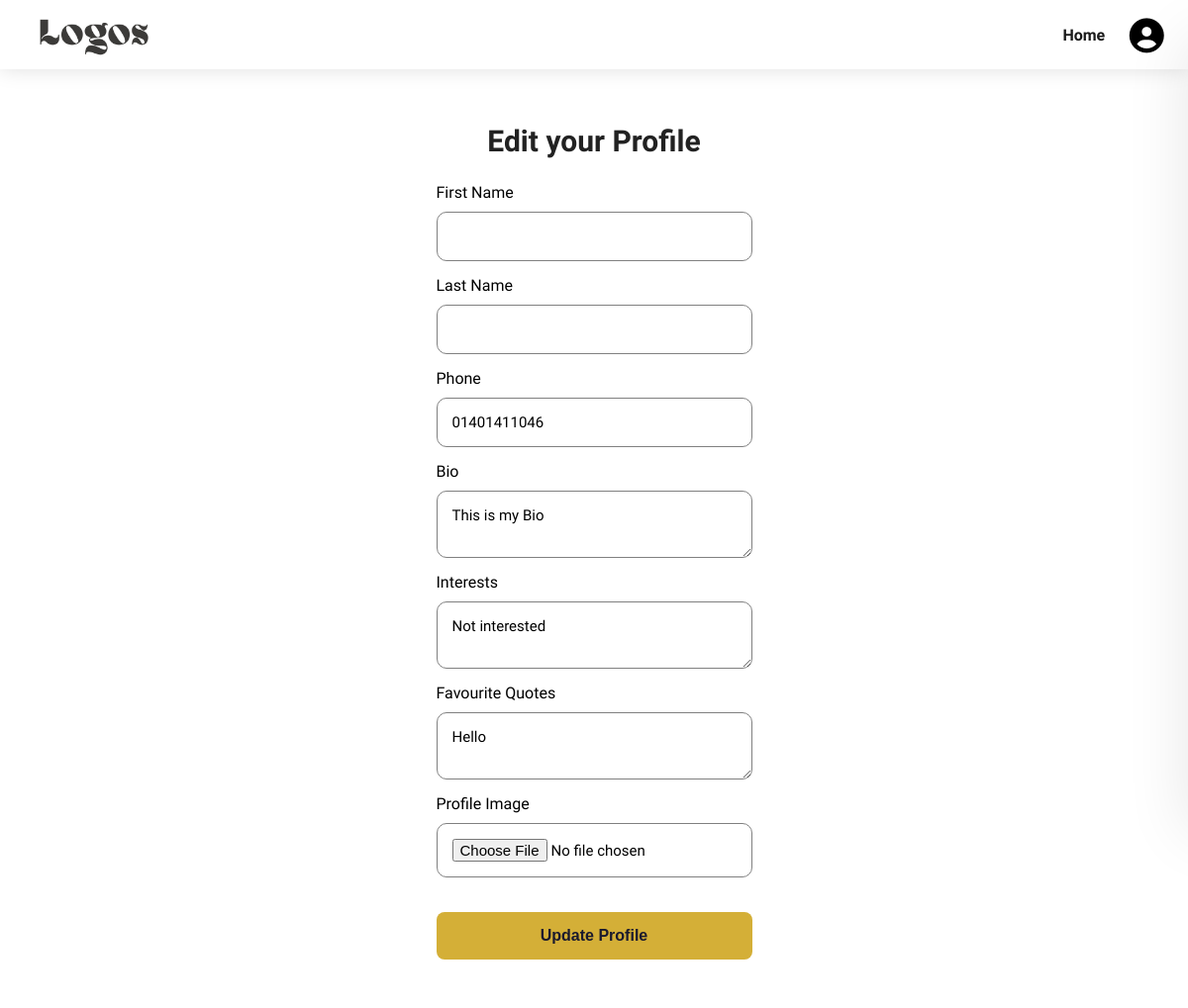
/edit_profile/ (signed in), run on the app's committed database.
### accounts/models.py (models this page shows)
class Profile(BaseModel):
	user = models.OneToOneField(User, on_delete=models.CASCADE, related_name='profile')
	first_name = models.CharField(max_length=100, null=True, blank=True)
	last_name = models.CharField(max_length=100, null=True, blank=True)
	phone = models.CharField(max_length=15, null=True, blank=True)
	is_email_verified = models.BooleanField(default=False)
	email_token = models.CharField(max_length=255, blank=True, null=True)
	image = models.ImageField(upload_to='profile/', null=True, blank=True)
	bio = models.TextField(null=True, blank=True)
	interests = models.TextField(null=True, blank=True)
	fav_quotes = models.TextField(null=True, blank=True)

### accounts/views.py (the view, shortened to what this page needs)
# urls.py: path('edit_profile/', views.edit_profile, name='edit_profile'),
def edit_profile(request):
    profile = get_object_or_404(Profile, user=request.user)
    context = {
		'profile':profile
	}
    return render(request, 'accounts/edit_profile.html', context)

### templates/accounts/edit_profile.html (shortened to what this page needs)
{% extends "base/base.html" %} {% block content %}
<section  class="user_auth_parent section-p0" >
  <form method="post" class="form" enctype="multipart/form-data">
    <h3 class="title_msg">Edit your Profile</h3>
    <label for="fname">First Name</label>
    <input
      type="text"
      name="first_name"
      class="input"
      autocomplete="username"
	  value="{{profile.user.first_name | default:''}}"
    />
	<label for="fname">Last Name</label>
    <input
      type="text"
      name="last_name"
      class="input"
      autocomplete="username"
	  value="{{profile.user.last_name | default:''}}"
    />
	<label for="username">Phone</label>
    <input
      type="number"
      name="phone"
      class="input"
      autocomplete="username"
	  value="{{profile.phone | default:''}}"
    />
	<label for="username">Bio</label>
    <textarea
      name="bio"
      class="input"
      autocomplete="username">{{profile.bio | default:''}}</textarea>
	  <label for="username">Interests</label>
    <textarea
      name="interests"
      class="input"
      autocomplete="username">{{profile.interests | default:''}}</textarea>
	  <label for="username">Favourite Quotes</label>
    <textarea
      name="fav_quotes"
      class="input"
      autocomplete="username">{{profile.fav_quotes | default:''}}</textarea>
	<label for="username">Profile Image</label>
    <input
      type="file"
      name="image"
      class="input"
    />
    <button type="submit" class="form_btn button">Update Profile</button>
  </form>
</section>
{% endblock content %}

### public/static/css/style.css (style rules this page uses)
* { margin: 0; padding: 0; box-sizing: border-box; font-family: "Spartan", sans-serif; transition: 0.3s ease; }
html { scroll-behavior: smooth; }
body { width: 100%; }
.section-p0 { padding: 100px 40px; width: 100%; min-height: 100vh; }
h3 { font-size: 30px; line-height: 44px; color: #222; }
.form_btn { background-color: #e3e6f3; cursor: pointer; font-weight: 600; font-size: 16px; padding: 15px; border: none; border-radius: 10px; margin: 20px 0px; }
.form { display: flex; flex-direction: column; justify-content: center; overflow-y: auto; background: rgba(255, 255, 255, 0.5); -webkit-backdrop-filter: blur(10px); backdrop-filter: blur(10px); border: 1px solid rgba(255, 255, 255, 0.25); }
.input { padding: 15px; border: 0.3px solid gray; border-radius: 10px; margin: 10px 0px 15px 0px; font-size: 15px; }
.title_msg, .empty_msg { text-align: center; margin: 20px; }
.button { width: auto; height: 48px; background: #d4af37; color: #1a1a2e; font-family: "IBM Plex Sans", sans-serif; font-size: 16px; font-weight: 600; border-radius: 8px; padding: 12px 24px; transition: all 0.3s ease; cursor: pointer; display: inline-flex; user-select: auto; position: relative; overflow: hidden; align-items: center; justify-content: center; line-height: 1; }
.user_auth_parent { display: flex; flex-direction: column; justify-content: center; align-items: center; overflow-y: auto; }
:root { --cream: #f9f7f4; --white: #ffffff; --green: #3b7d6e; --green-dark: #2e6459; --green-light: #e8f2f0; --text-primary: #181818; --text-secondary: #555555; --text-muted: #888888; --star-filled: #e07b39; --star-empty: #d4d0cc; --border: #e0dbd4; --shadow: 0 2px 8px rgba(0, 0, 0, 0.08); --radius: 6px; --font-body: "Source Sans 3", sans-serif; --font-serif: "Lora", serif; }

### data on the page
Profile: phone "01401411046", bio "This is my Bio", interests "Not interested", fav_quotes "Hello"
